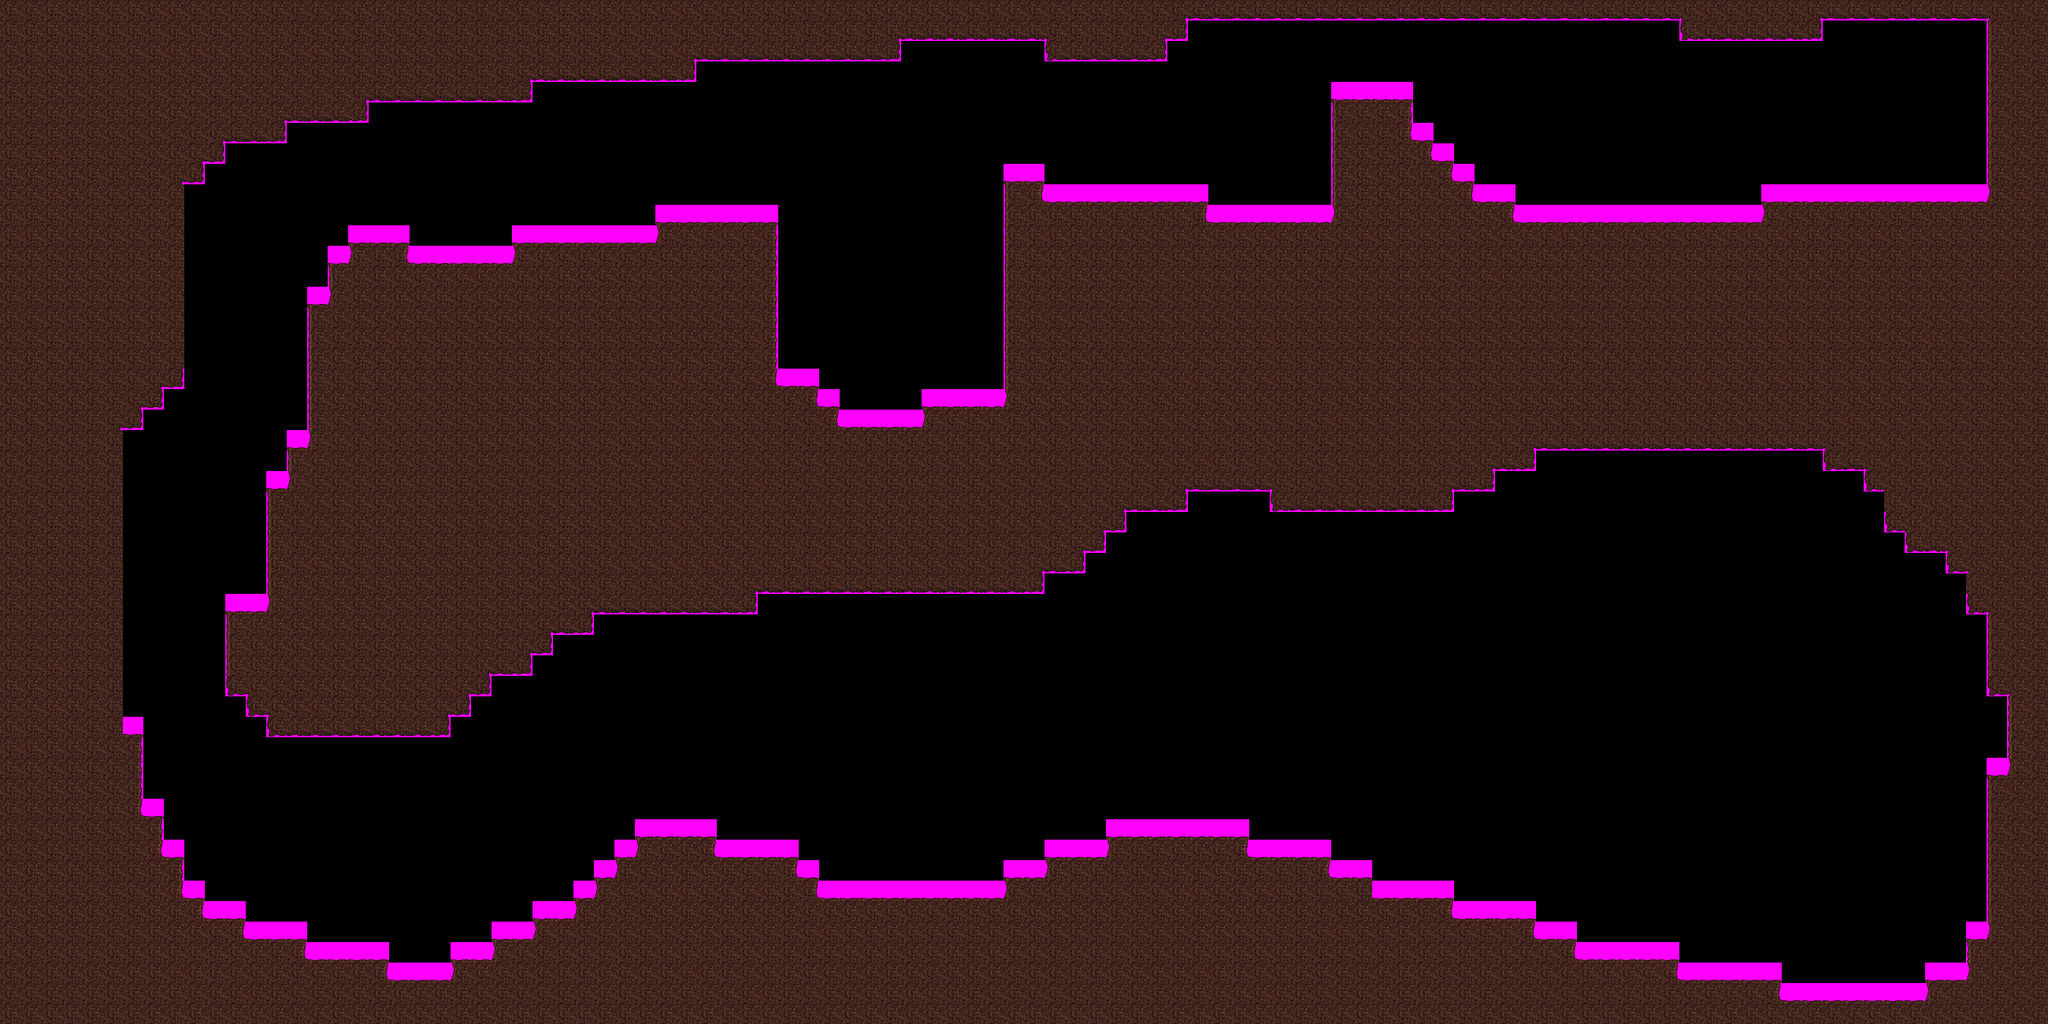

A level layout from a 2D game, rendered from its tile map. Below: a short description, then the map file with tile-grid data replaced by summaries:
An orthogonal 100x50 tile map with 32x32 px tiles, 1 tile layer (Tile Layer 2), 1 hidden layer not drawn.

<map version="1.0" orientation="orthogonal" renderorder="right-down" width="100" height="50" tilewidth="32" tileheight="32" nextobjectid="1">
 <tileset firstgid="1" name="HengeTile" tilewidth="32" tileheight="32" tilecount="120" columns="8">
  <image source="../BGsTiles/HengeTile.png" trans="ff00ff" width="256" height="480" />
 </tileset>
 <layer name="Tile Layer 1" width="100" height="50" visible="0">
  <data>[5000 cells, 5000 non-empty, 1 distinct tile ids]</data>
 </layer>
 <layer name="Tile Layer 2" width="100" height="50">
  <data>[5000 cells, 2725 non-empty, 11 distinct tile ids]</data>
 </layer>
</map>